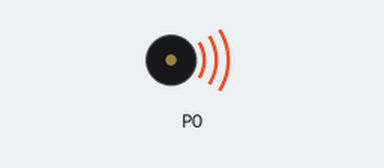
This program was run on a simulated BBC micro:bit (MakeCode). Parts: buzzer (waves = sounding).

Above: at 0.2 s.
Timing chart, 0 to 7.6 s (numbered marks = the images above):
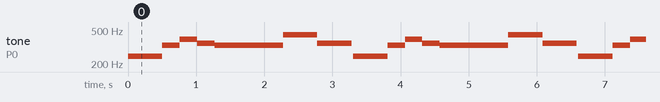

Measured:
- by itself, tone on P0: repeats every 3.3 s: 330 Hz 0.26 s, 392 Hz 0.26 s, 349 Hz 0.26 s, 330 Hz 1.0 s, 440 Hz 0.51 s, 349 Hz 0.50 s, silent 0.03 s, 247 Hz 0.51 s

The program:

main.ts
```typescript
basic.forever(function () {
    music.playTone(247, music.beat(BeatFraction.Whole))
    music.playTone(330, music.beat(BeatFraction.Half))
    music.playTone(392, music.beat(BeatFraction.Half))
    music.playTone(349, music.beat(BeatFraction.Half))
    music.playTone(330, music.beat(BeatFraction.Double))
    music.playTone(440, music.beat(BeatFraction.Whole))
    music.playTone(349, music.beat(BeatFraction.Whole))
})
```

test.ts
```typescript
// testes vão aqui; isto não será compilado quando este pacote for usado como uma extensão.
```
